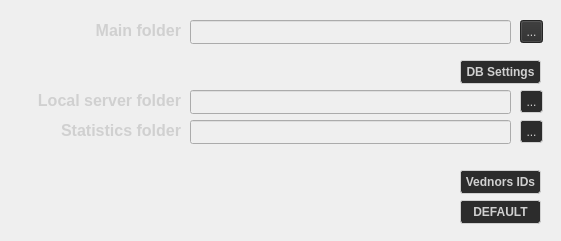
       <widget class="QWidget" name="widget_db_others" native="true">
        <property name="geometry">
         <rect>
          <x>0</x>
          <y>170</y>
          <width>561</width>
          <height>241</height>
         </rect>
        </property>
        <property name="layoutDirection">
         <enum>Qt::LeftToRight</enum>
        </property>
        <property name="styleSheet">
         <string notr="true">background-color: rgba(0, 0, 0,0
);</string>
        </property>
        <widget class="QPushButton" name="default_btn">
         <property name="enabled">
          <bool>false</bool>
         </property>
         <property name="geometry">
          <rect>
           <x>460</x>
           <y>200</y>
           <width>81</width>
           <height>24</height>
          </rect>
         </property>
         <property name="font">
          <font>
           <bold>true</bold>
          </font>
         </property>
         <property name="styleSheet">
          <string notr="true">border: 1px solid gray;
border-color:rgb(208,208,208);
border-radius: 3px;
color: rgb(208, 208, 208);
background-color: rgb(44, 44, 44);</string>
         </property>
         <property name="text">
          <string>DEFAULT</string>
         </property>
        </widget>
        <widget class="QPushButton" name="db_btn">
         <property name="enabled">
          <bool>false</bool>
         </property>
         <property name="geometry">
          <rect>
           <x>460</x>
           <y>60</y>
           <width>81</width>
           <height>24</height>
          </rect>
         </property>
         <property name="font">
          <font>
           <bold>true</bold>
          </font>
         </property>
         <property name="styleSheet">
          <string notr="true">border: 1px solid gray;
border-color:rgb(208,208,208);
border-radius: 3px;
color: rgb(208, 208, 208);
background-color: rgb(44, 44, 44);</string>
         </property>
         <property name="text">
          <string>DB Settings</string>
         </property>
        </widget>
        <widget class="QPushButton" name="vendors_btn">
         <property name="enabled">
          <bool>false</bool>
         </property>
         <property name="geometry">
          <rect>
           <x>460</x>
           <y>170</y>
           <width>81</width>
           <height>24</height>
          </rect>
         </property>
         <property name="font">
          <font>
           <bold>true</bold>
          </font>
         </property>
         <property name="styleSheet">
          <string notr="true">border: 1px solid gray;
border-color:rgb(208,208,208);
border-radius: 3px;
color: rgb(208, 208, 208);
background-color: rgb(44, 44, 44);</string>
         </property>
         <property name="text">
          <string>Vednors IDs</string>
         </property>
        </widget>
        <widget class="QLabel" name="settings_main_folder_label">
         <property name="geometry">
          <rect>
           <x>30</x>
           <y>10</y>
           <width>151</width>
           <height>41</height>
          </rect>
         </property>
         <property name="font">
          <font>
           <pointsize>12</pointsize>
           <bold>true</bold>
          </font>
         </property>
         <property name="layoutDirection">
          <enum>Qt::LeftToRight</enum>
         </property>
         <property name="styleSheet">
          <string notr="true">color: rgb(208, 208, 208);</string>
         </property>
         <property name="text">
          <string>Main folder</string>
         </property>
         <property name="alignment">
          <set>Qt::AlignRight|Qt::AlignTrailing|Qt::AlignVCenter</set>
         </property>
        </widget>
        <widget class="QLineEdit" name="main_folder_line">
         <property name="enabled">
          <bool>false</bool>
         </property>
         <property name="geometry">
          <rect>
           <x>190</x>
           <y>20</y>
           <width>321</width>
           <height>24</height>
          </rect>
         </property>
         <property name="styleSheet">
          <string notr="true">color: rgb(208, 208, 208);</string>
         </property>
        </widget>
        <widget class="QToolButton" name="main_folder_btn">
         <property name="enabled">
          <bool>false</bool>
         </property>
         <property name="geometry">
          <rect>
           <x>520</x>
           <y>20</y>
           <width>23</width>
           <height>23</height>
          </rect>
         </property>
         <property name="styleSheet">
          <string notr="true">color: rgb(208, 208, 208);
border-color: rgb(208, 208, 208);
background-color: rgb(44, 44, 44);</string>
         </property>
         <property name="text">
          <string>...</string>
         </property>
        </widget>
        <widget class="QToolButton" name="calib_databse_export_btn">
         <property name="enabled">
          <bool>false</bool>
         </property>
         <property name="geometry">
          <rect>
           <x>520</x>
           <y>90</y>
           <width>23</width>
           <height>23</height>
          </rect>
         </property>
         <property name="styleSheet">
          <string notr="true">border: 1px solid gray;
border-color:rgb(208,208,208);
border-radius: 3px;
color: rgb(208, 208, 208);
background-color: rgb(44, 44, 44);</string>
         </property>
         <property name="text">
          <string>...</string>
         </property>
        </widget>
        <widget class="QLineEdit" name="calib_database_export_folder_line">
         <property name="enabled">
          <bool>false</bool>
         </property>
         <property name="geometry">
          <rect>
           <x>190</x>
           <y>90</y>
           <width>321</width>
           <height>24</height>
          </rect>
         </property>
         <property name="styleSheet">
          <string notr="true">color: rgb(208, 208, 208);</string>
         </property>
        </widget>
        <widget class="QLabel" name="settings_calib_export_label_2">
         <property name="geometry">
          <rect>
           <x>10</x>
           <y>80</y>
           <width>171</width>
           <height>41</height>
          </rect>
         </property>
         <property name="font">
          <font>
           <pointsize>12</pointsize>
           <bold>true</bold>
          </font>
         </property>
         <property name="layoutDirection">
          <enum>Qt::LeftToRight</enum>
         </property>
         <property name="styleSheet">
          <string notr="true">color: rgb(208, 208, 208);</string>
         </property>
         <property name="text">
          <string>Local server folder</string>
         </property>
         <property name="alignment">
          <set>Qt::AlignRight|Qt::AlignTrailing|Qt::AlignVCenter</set>
         </property>
        </widget>
        <widget class="QToolButton" name="calib_statistics_btn">
         <property name="enabled">
          <bool>false</bool>
         </property>
         <property name="geometry">
          <rect>
           <x>520</x>
           <y>120</y>
           <width>23</width>
           <height>23</height>
          </rect>
         </property>
         <property name="styleSheet">
          <string notr="true">border: 1px solid gray;
border-color:rgb(208,208,208);
border-radius: 3px;
color: rgb(208, 208, 208);
background-color: rgb(44, 44, 44);</string>
         </property>
         <property name="text">
          <string>...</string>
         </property>
        </widget>
        <widget class="QLabel" name="settings_calib_export_label_3">
         <property name="geometry">
          <rect>
           <x>10</x>
           <y>110</y>
           <width>171</width>
           <height>41</height>
          </rect>
         </property>
         <property name="font">
          <font>
           <pointsize>12</pointsize>
           <bold>true</bold>
          </font>
         </property>
         <property name="layoutDirection">
          <enum>Qt::LeftToRight</enum>
         </property>
         <property name="styleSheet">
          <string notr="true">color: rgb(208, 208, 208);</string>
         </property>
         <property name="text">
          <string>Statistics folder</string>
         </property>
         <property name="alignment">
          <set>Qt::AlignRight|Qt::AlignTrailing|Qt::AlignVCenter</set>
         </property>
        </widget>
        <widget class="QLineEdit" name="calib_statistics_folder_line">
         <property name="enabled">
          <bool>false</bool>
         </property>
         <property name="geometry">
          <rect>
           <x>190</x>
           <y>120</y>
           <width>321</width>
           <height>24</height>
          </rect>
         </property>
         <property name="styleSheet">
          <string notr="true">color: rgb(208, 208, 208);</string>
         </property>
        </widget>
       </widget>
